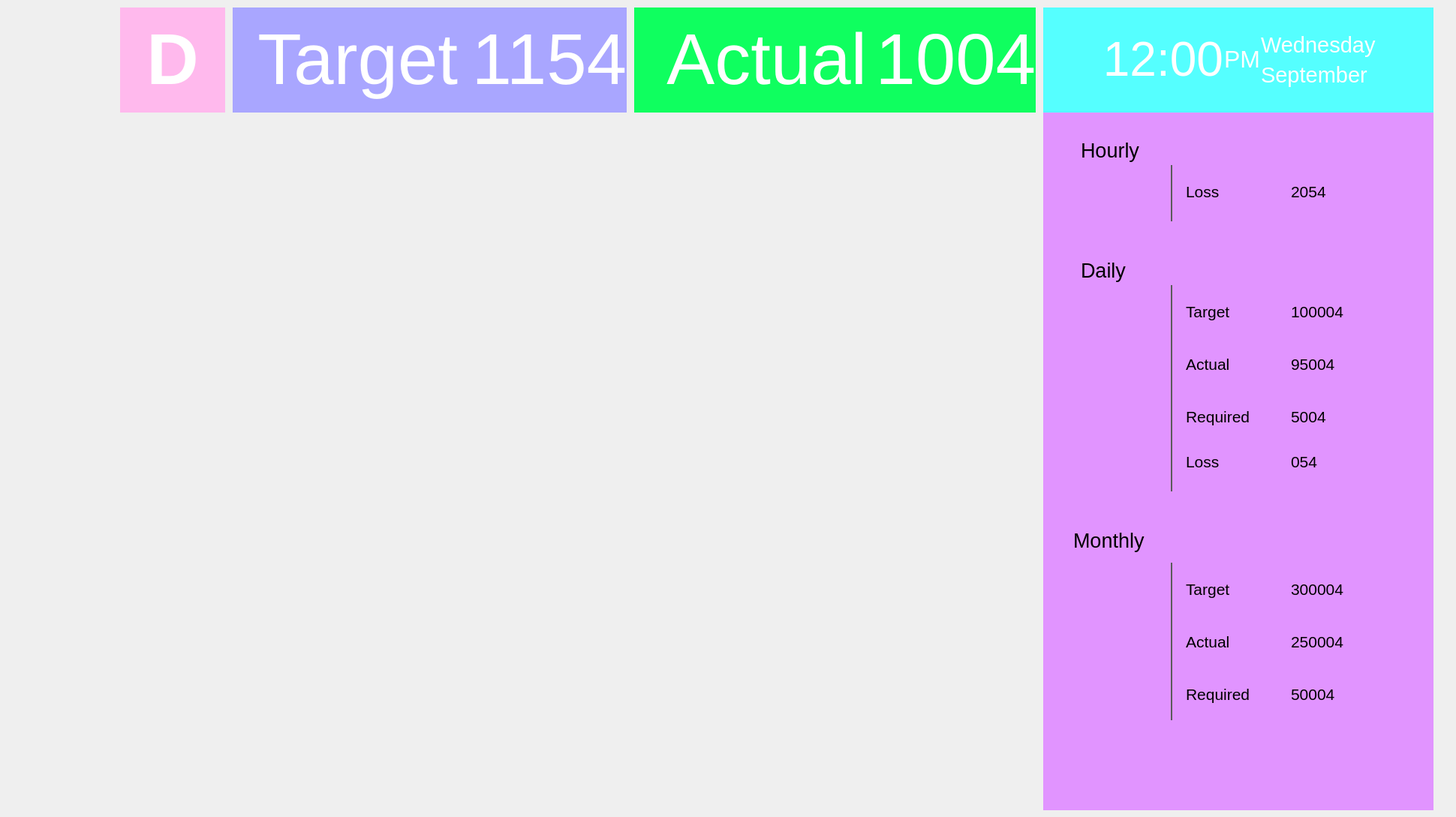
    <widget class="QWidget" name="page_4">
     <widget class="QWidget" name="widget_4" native="true">
      <property name="geometry">
       <rect>
        <x>0</x>
        <y>0</y>
        <width>1931</width>
        <height>150</height>
       </rect>
      </property>
      <widget class="QLabel" name="label_71">
       <property name="geometry">
        <rect>
         <x>310</x>
         <y>10</y>
         <width>300</width>
         <height>140</height>
        </rect>
       </property>
       <property name="styleSheet">
        <string notr="true">background-color: rgb(169, 166, 255);</string>
       </property>
       <property name="text">
        <string>&lt;html&gt;&lt;head/&gt;&lt;body&gt;&lt;p align=&quot;right&quot;&gt;&lt;span style=&quot; font-size:72pt; color:#ffffff;&quot;&gt;Target&lt;/span&gt;&lt;/p&gt;&lt;/body&gt;&lt;/html&gt;</string>
       </property>
      </widget>
      <widget class="QLabel" name="label_72">
       <property name="geometry">
        <rect>
         <x>610</x>
         <y>10</y>
         <width>225</width>
         <height>140</height>
        </rect>
       </property>
       <property name="styleSheet">
        <string notr="true">background-color: rgb(169, 166, 255);</string>
       </property>
       <property name="text">
        <string>&lt;html&gt;&lt;head/&gt;&lt;body&gt;&lt;p align=&quot;right&quot;&gt;&lt;span style=&quot; font-size:72pt; color:#ffffff;&quot;&gt;1154&lt;/span&gt;&lt;/p&gt;&lt;/body&gt;&lt;/html&gt;</string>
       </property>
      </widget>
      <widget class="QLabel" name="label_73">
       <property name="geometry">
        <rect>
         <x>845</x>
         <y>10</y>
         <width>310</width>
         <height>140</height>
        </rect>
       </property>
       <property name="styleSheet">
        <string notr="true">background-color: rgb(15, 255, 95);</string>
       </property>
       <property name="text">
        <string>&lt;html&gt;&lt;head/&gt;&lt;body&gt;&lt;p align=&quot;right&quot;&gt;&lt;span style=&quot; font-size:72pt; color:#ffffff;&quot;&gt;Actual&lt;/span&gt;&lt;/p&gt;&lt;/body&gt;&lt;/html&gt;</string>
       </property>
      </widget>
      <widget class="QLabel" name="label_74">
       <property name="geometry">
        <rect>
         <x>1155</x>
         <y>10</y>
         <width>225</width>
         <height>140</height>
        </rect>
       </property>
       <property name="styleSheet">
        <string notr="true">background-color: rgb(15, 255, 95);</string>
       </property>
       <property name="text">
        <string>&lt;html&gt;&lt;head/&gt;&lt;body&gt;&lt;p align=&quot;right&quot;&gt;&lt;span style=&quot; font-size:72pt; color:#ffffff;&quot;&gt;1004&lt;/span&gt;&lt;/p&gt;&lt;/body&gt;&lt;/html&gt;</string>
       </property>
      </widget>
      <widget class="QLabel" name="label_75">
       <property name="geometry">
        <rect>
         <x>1390</x>
         <y>10</y>
         <width>240</width>
         <height>140</height>
        </rect>
       </property>
       <property name="styleSheet">
        <string notr="true">background-color: rgb(85, 255, 255);</string>
       </property>
       <property name="text">
        <string>&lt;html&gt;&lt;head/&gt;&lt;body&gt;&lt;p align=&quot;right&quot;&gt;&lt;span style=&quot; font-size:48pt; color:#ffffff;&quot;&gt;12:00&lt;/span&gt;&lt;/p&gt;&lt;/body&gt;&lt;/html&gt;</string>
       </property>
      </widget>
      <widget class="QLabel" name="label_76">
       <property name="geometry">
        <rect>
         <x>160</x>
         <y>10</y>
         <width>140</width>
         <height>140</height>
        </rect>
       </property>
       <property name="styleSheet">
        <string notr="true">background-color: rgb(255, 185, 237);</string>
       </property>
       <property name="text">
        <string>&lt;html&gt;&lt;head/&gt;&lt;body&gt;&lt;p align=&quot;center&quot;&gt;&lt;span style=&quot; font-size:72pt; font-weight:600; color:#ffffff;&quot;&gt;D&lt;/span&gt;&lt;/p&gt;&lt;/body&gt;&lt;/html&gt;</string>
       </property>
       <property name="scaledContents">
        <bool>false</bool>
       </property>
      </widget>
      <widget class="QLabel" name="label_77">
       <property name="geometry">
        <rect>
         <x>1630</x>
         <y>10</y>
         <width>50</width>
         <height>140</height>
        </rect>
       </property>
       <property name="styleSheet">
        <string notr="true">background-color: rgb(85, 255, 255);</string>
       </property>
       <property name="text">
        <string>&lt;html&gt;&lt;head/&gt;&lt;body&gt;&lt;p align=&quot;center&quot;&gt;&lt;span style=&quot; font-size:24pt; color:#ffffff;&quot;&gt;PM&lt;/span&gt;&lt;/p&gt;&lt;/body&gt;&lt;/html&gt;</string>
       </property>
      </widget>
      <widget class="QLabel" name="label_78">
       <property name="geometry">
        <rect>
         <x>10</x>
         <y>10</y>
         <width>140</width>
         <height>140</height>
        </rect>
       </property>
       <property name="styleSheet">
        <string notr="true"/>
       </property>
       <property name="text">
        <string/>
       </property>
       <property name="pixmap">
        <pixmap>:/images/Sewing.png</pixmap>
       </property>
       <property name="scaledContents">
        <bool>true</bool>
       </property>
      </widget>
      <widget class="QLabel" name="label_79">
       <property name="geometry">
        <rect>
         <x>1680</x>
         <y>40</y>
         <width>230</width>
         <height>40</height>
        </rect>
       </property>
       <property name="styleSheet">
        <string notr="true">background-color: rgb(85, 255, 255);</string>
       </property>
       <property name="text">
        <string>&lt;html&gt;&lt;head/&gt;&lt;body&gt;&lt;p&gt;&lt;span style=&quot; font-size:22pt; color:#ffffff;&quot;&gt;Wednesday&lt;/span&gt;&lt;/p&gt;&lt;/body&gt;&lt;/html&gt;</string>
       </property>
      </widget>
      <widget class="QLabel" name="label_80">
       <property name="geometry">
        <rect>
         <x>1680</x>
         <y>80</y>
         <width>230</width>
         <height>40</height>
        </rect>
       </property>
       <property name="styleSheet">
        <string notr="true">background-color: rgb(85, 255, 255);</string>
       </property>
       <property name="text">
        <string>&lt;html&gt;&lt;head/&gt;&lt;body&gt;&lt;p&gt;&lt;span style=&quot; font-size:22pt; color:#ffffff;&quot;&gt;September&lt;/span&gt;&lt;/p&gt;&lt;/body&gt;&lt;/html&gt;</string>
       </property>
      </widget>
      <widget class="QFrame" name="frame_14">
       <property name="geometry">
        <rect>
         <x>1620</x>
         <y>10</y>
         <width>290</width>
         <height>140</height>
        </rect>
       </property>
       <property name="styleSheet">
        <string notr="true">background-color: rgb(85, 255, 255);</string>
       </property>
       <property name="frameShape">
        <enum>QFrame::NoFrame</enum>
       </property>
       <property name="frameShadow">
        <enum>QFrame::Plain</enum>
       </property>
      </widget>
      <zorder>frame_14</zorder>
      <zorder>label_71</zorder>
      <zorder>label_72</zorder>
      <zorder>label_73</zorder>
      <zorder>label_74</zorder>
      <zorder>label_75</zorder>
      <zorder>label_76</zorder>
      <zorder>label_77</zorder>
      <zorder>label_78</zorder>
      <zorder>label_79</zorder>
      <zorder>label_80</zorder>
     </widget>
     <widget class="QFrame" name="frame_15">
      <property name="geometry">
       <rect>
        <x>0</x>
        <y>150</y>
        <width>1390</width>
        <height>930</height>
       </rect>
      </property>
      <property name="frameShape">
       <enum>QFrame::NoFrame</enum>
      </property>
      <property name="frameShadow">
       <enum>QFrame::Plain</enum>
      </property>
      <layout class="QGridLayout" name="gridLayout_7">
       <property name="margin">
        <number>0</number>
       </property>
       <item row="0" column="0">
        <layout class="QGridLayout" name="gridLayout_8">
         <property name="margin">
          <number>9</number>
         </property>
         <property name="horizontalSpacing">
          <number>6</number>
         </property>
        </layout>
       </item>
      </layout>
     </widget>
     <widget class="QFrame" name="frame_16">
      <property name="geometry">
       <rect>
        <x>1390</x>
        <y>150</y>
        <width>520</width>
        <height>930</height>
       </rect>
      </property>
      <property name="styleSheet">
       <string notr="true">background-color: rgb(225, 148, 255);</string>
      </property>
      <property name="frameShape">
       <enum>QFrame::NoFrame</enum>
      </property>
      <property name="frameShadow">
       <enum>QFrame::Plain</enum>
      </property>
      <widget class="QLabel" name="label_98">
       <property name="geometry">
        <rect>
         <x>50</x>
         <y>30</y>
         <width>221</width>
         <height>41</height>
        </rect>
       </property>
       <property name="text">
        <string>&lt;html&gt;&lt;head/&gt;&lt;body&gt;&lt;p&gt;&lt;span style=&quot; font-size:20pt;&quot;&gt;Hourly&lt;/span&gt;&lt;/p&gt;&lt;/body&gt;&lt;/html&gt;</string>
       </property>
      </widget>
      <widget class="QLabel" name="label_99">
       <property name="geometry">
        <rect>
         <x>50</x>
         <y>190</y>
         <width>221</width>
         <height>41</height>
        </rect>
       </property>
       <property name="text">
        <string>&lt;html&gt;&lt;head/&gt;&lt;body&gt;&lt;p&gt;&lt;span style=&quot; font-size:20pt;&quot;&gt;Daily&lt;/span&gt;&lt;/p&gt;&lt;/body&gt;&lt;/html&gt;</string>
       </property>
      </widget>
      <widget class="QLabel" name="label_100">
       <property name="geometry">
        <rect>
         <x>40</x>
         <y>550</y>
         <width>221</width>
         <height>41</height>
        </rect>
       </property>
       <property name="text">
        <string>&lt;html&gt;&lt;head/&gt;&lt;body&gt;&lt;p&gt;&lt;span style=&quot; font-size:20pt;&quot;&gt;Monthly&lt;/span&gt;&lt;/p&gt;&lt;/body&gt;&lt;/html&gt;</string>
       </property>
      </widget>
      <widget class="QFrame" name="frame_22">
       <property name="geometry">
        <rect>
         <x>170</x>
         <y>70</y>
         <width>2</width>
         <height>75</height>
        </rect>
       </property>
       <property name="styleSheet">
        <string notr="true">background-color: rgb(118, 118, 118);</string>
       </property>
       <property name="frameShape">
        <enum>QFrame::StyledPanel</enum>
       </property>
       <property name="frameShadow">
        <enum>QFrame::Raised</enum>
       </property>
      </widget>
      <widget class="QFrame" name="frame_23">
       <property name="geometry">
        <rect>
         <x>170</x>
         <y>230</y>
         <width>2</width>
         <height>275</height>
        </rect>
       </property>
       <property name="styleSheet">
        <string notr="true">background-color: rgb(118, 118, 118);</string>
       </property>
       <property name="frameShape">
        <enum>QFrame::StyledPanel</enum>
       </property>
       <property name="frameShadow">
        <enum>QFrame::Raised</enum>
       </property>
      </widget>
      <widget class="QFrame" name="frame_24">
       <property name="geometry">
        <rect>
         <x>170</x>
         <y>600</y>
         <width>2</width>
         <height>210</height>
        </rect>
       </property>
       <property name="styleSheet">
        <string notr="true">background-color: rgb(118, 118, 118);</string>
       </property>
       <property name="frameShape">
        <enum>QFrame::StyledPanel</enum>
       </property>
       <property name="frameShadow">
        <enum>QFrame::Raised</enum>
       </property>
      </widget>
      <widget class="QLabel" name="label_101">
       <property name="geometry">
        <rect>
         <x>190</x>
         <y>450</y>
         <width>101</width>
         <height>31</height>
        </rect>
       </property>
       <property name="styleSheet">
        <string notr="true">background-color: transparent;</string>
       </property>
       <property name="text">
        <string>&lt;html&gt;&lt;head/&gt;&lt;body&gt;&lt;p&gt;&lt;span style=&quot; font-size:16pt;&quot;&gt;Loss&lt;/span&gt;&lt;/p&gt;&lt;/body&gt;&lt;/html&gt;</string>
       </property>
      </widget>
      <widget class="QLabel" name="label_102">
       <property name="geometry">
        <rect>
         <x>190</x>
         <y>250</y>
         <width>111</width>
         <height>31</height>
        </rect>
       </property>
       <property name="text">
        <string>&lt;html&gt;&lt;head/&gt;&lt;body&gt;&lt;p&gt;&lt;span style=&quot; font-size:16pt;&quot;&gt;Target&lt;/span&gt;&lt;/p&gt;&lt;/body&gt;&lt;/html&gt;</string>
       </property>
      </widget>
      <widget class="QLabel" name="label_103">
       <property name="geometry">
        <rect>
         <x>190</x>
         <y>320</y>
         <width>101</width>
         <height>31</height>
        </rect>
       </property>
       <property name="text">
        <string>&lt;html&gt;&lt;head/&gt;&lt;body&gt;&lt;p&gt;&lt;span style=&quot; font-size:16pt;&quot;&gt;Actual&lt;/span&gt;&lt;/p&gt;&lt;/body&gt;&lt;/html&gt;</string>
       </property>
      </widget>
      <widget class="QLabel" name="label_104">
       <property name="geometry">
        <rect>
         <x>190</x>
         <y>390</y>
         <width>101</width>
         <height>31</height>
        </rect>
       </property>
       <property name="text">
        <string>&lt;html&gt;&lt;head/&gt;&lt;body&gt;&lt;p&gt;&lt;span style=&quot; font-size:16pt;&quot;&gt;Required&lt;/span&gt;&lt;/p&gt;&lt;/body&gt;&lt;/html&gt;</string>
       </property>
      </widget>
      <widget class="QLabel" name="label_105">
       <property name="geometry">
        <rect>
         <x>190</x>
         <y>620</y>
         <width>111</width>
         <height>31</height>
        </rect>
       </property>
       <property name="text">
        <string>&lt;html&gt;&lt;head/&gt;&lt;body&gt;&lt;p&gt;&lt;span style=&quot; font-size:16pt;&quot;&gt;Target&lt;/span&gt;&lt;/p&gt;&lt;/body&gt;&lt;/html&gt;</string>
       </property>
      </widget>
      <widget class="QLabel" name="label_106">
       <property name="geometry">
        <rect>
         <x>190</x>
         <y>690</y>
         <width>101</width>
         <height>31</height>
        </rect>
       </property>
       <property name="text">
        <string>&lt;html&gt;&lt;head/&gt;&lt;body&gt;&lt;p&gt;&lt;span style=&quot; font-size:16pt;&quot;&gt;Actual&lt;/span&gt;&lt;/p&gt;&lt;/body&gt;&lt;/html&gt;</string>
       </property>
      </widget>
      <widget class="QLabel" name="label_107">
       <property name="geometry">
        <rect>
         <x>190</x>
         <y>760</y>
         <width>101</width>
         <height>31</height>
        </rect>
       </property>
       <property name="text">
        <string>&lt;html&gt;&lt;head/&gt;&lt;body&gt;&lt;p&gt;&lt;span style=&quot; font-size:16pt;&quot;&gt;Required&lt;/span&gt;&lt;/p&gt;&lt;/body&gt;&lt;/html&gt;</string>
       </property>
      </widget>
      <widget class="QLabel" name="label_108">
       <property name="geometry">
        <rect>
         <x>330</x>
         <y>450</y>
         <width>101</width>
         <height>31</height>
        </rect>
       </property>
       <property name="styleSheet">
        <string notr="true">background-color: transparent;</string>
       </property>
       <property name="text">
        <string>&lt;html&gt;&lt;head/&gt;&lt;body&gt;&lt;p&gt;&lt;span style=&quot; font-size:16pt;&quot;&gt;054&lt;/span&gt;&lt;/p&gt;&lt;/body&gt;&lt;/html&gt;</string>
       </property>
      </widget>
      <widget class="QLabel" name="label_109">
       <property name="geometry">
        <rect>
         <x>330</x>
         <y>250</y>
         <width>101</width>
         <height>31</height>
        </rect>
       </property>
       <property name="styleSheet">
        <string notr="true">background-color: transparent;</string>
       </property>
       <property name="text">
        <string>&lt;html&gt;&lt;head/&gt;&lt;body&gt;&lt;p&gt;&lt;span style=&quot; font-size:16pt;&quot;&gt;100004&lt;/span&gt;&lt;/p&gt;&lt;/body&gt;&lt;/html&gt;</string>
       </property>
      </widget>
      <widget class="QLabel" name="label_110">
       <property name="geometry">
        <rect>
         <x>330</x>
         <y>320</y>
         <width>101</width>
         <height>31</height>
        </rect>
       </property>
       <property name="styleSheet">
        <string notr="true">background-color: transparent;</string>
       </property>
       <property name="text">
        <string>&lt;html&gt;&lt;head/&gt;&lt;body&gt;&lt;p&gt;&lt;span style=&quot; font-size:16pt;&quot;&gt;95004&lt;/span&gt;&lt;/p&gt;&lt;/body&gt;&lt;/html&gt;</string>
       </property>
      </widget>
      <widget class="QLabel" name="label_111">
       <property name="geometry">
        <rect>
         <x>330</x>
         <y>390</y>
         <width>101</width>
         <height>31</height>
        </rect>
       </property>
       <property name="styleSheet">
        <string notr="true">background-color: transparent;</string>
       </property>
       <property name="text">
        <string>&lt;html&gt;&lt;head/&gt;&lt;body&gt;&lt;p&gt;&lt;span style=&quot; font-size:16pt;&quot;&gt;5004&lt;/span&gt;&lt;/p&gt;&lt;/body&gt;&lt;/html&gt;</string>
       </property>
      </widget>
      <widget class="QLabel" name="label_112">
       <property name="geometry">
        <rect>
         <x>330</x>
         <y>620</y>
         <width>101</width>
         <height>31</height>
        </rect>
       </property>
       <property name="styleSheet">
        <string notr="true">background-color: transparent;</string>
       </property>
       <property name="text">
        <string>&lt;html&gt;&lt;head/&gt;&lt;body&gt;&lt;p&gt;&lt;span style=&quot; font-size:16pt;&quot;&gt;300004&lt;/span&gt;&lt;/p&gt;&lt;/body&gt;&lt;/html&gt;</string>
       </property>
      </widget>
      <widget class="QLabel" name="label_113">
       <property name="geometry">
        <rect>
         <x>330</x>
         <y>690</y>
         <width>101</width>
         <height>31</height>
        </rect>
       </property>
       <property name="styleSheet">
        <string notr="true">background-color: transparent;</string>
       </property>
       <property name="text">
        <string>&lt;html&gt;&lt;head/&gt;&lt;body&gt;&lt;p&gt;&lt;span style=&quot; font-size:16pt;&quot;&gt;250004&lt;/span&gt;&lt;/p&gt;&lt;/body&gt;&lt;/html&gt;</string>
       </property>
      </widget>
      <widget class="QLabel" name="label_114">
       <property name="geometry">
        <rect>
         <x>330</x>
         <y>760</y>
         <width>101</width>
         <height>31</height>
        </rect>
       </property>
       <property name="styleSheet">
        <string notr="true">background-color: transparent;</string>
       </property>
       <property name="text">
        <string>&lt;html&gt;&lt;head/&gt;&lt;body&gt;&lt;p&gt;&lt;span style=&quot; font-size:16pt;&quot;&gt;50004&lt;/span&gt;&lt;/p&gt;&lt;/body&gt;&lt;/html&gt;</string>
       </property>
      </widget>
      <widget class="QLabel" name="label_115">
       <property name="geometry">
        <rect>
         <x>190</x>
         <y>90</y>
         <width>101</width>
         <height>31</height>
        </rect>
       </property>
       <property name="styleSheet">
        <string notr="true">background-color: transparent;</string>
       </property>
       <property name="text">
        <string>&lt;html&gt;&lt;head/&gt;&lt;body&gt;&lt;p&gt;&lt;span style=&quot; font-size:16pt;&quot;&gt;Loss&lt;/span&gt;&lt;/p&gt;&lt;/body&gt;&lt;/html&gt;</string>
       </property>
      </widget>
      <widget class="QLabel" name="label_116">
       <property name="geometry">
        <rect>
         <x>330</x>
         <y>90</y>
         <width>101</width>
         <height>31</height>
        </rect>
       </property>
       <property name="styleSheet">
        <string notr="true">background-color: transparent;</string>
       </property>
       <property name="text">
        <string>&lt;html&gt;&lt;head/&gt;&lt;body&gt;&lt;p&gt;&lt;span style=&quot; font-size:16pt;&quot;&gt;2054&lt;/span&gt;&lt;/p&gt;&lt;/body&gt;&lt;/html&gt;</string>
       </property>
      </widget>
     </widget>
    </widget>
